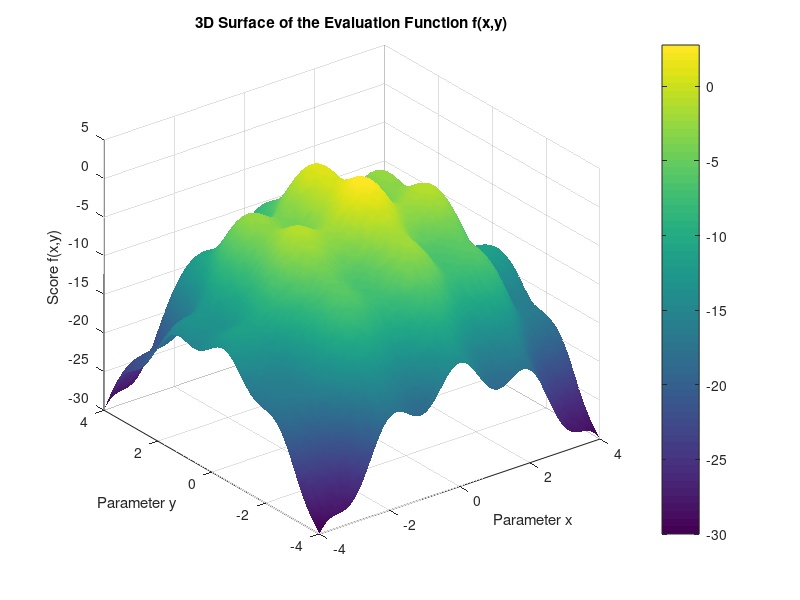

Recreate this plot in MATLAB. (Note: this script raises an error after producing the figure.)
%% ISC 3222 - Lab 5: Particle Swarm Optimization
% This script implements a Particle Swarm Optimizer to find the maximum
% of a given evaluation function and visualizes the process.

% Clear workspace, command window, and close all figures
clear;
clc;
close all;

%% Exercise 1: Create the Evaluation Function
% We define the evaluation function f(x, y) as a vectorized anonymous function
% to easily compute scores for all particles at once.
f = @(x,y) -x.^2 + 2.*cos(pi.*x) - y.^2 - sin(pi.*y);


%% Exercise 2: Plot the Evaluation Function
% To visualize the problem space, we create a 3D surface plot.

% Generate 100 linearly spaced points for x and y axes
x_grid = linspace(-4, 4, 100);
y_grid = linspace(-4, 4, 100);

% Create a 2D grid of x and y values
[X, Y] = meshgrid(x_grid, y_grid);

% Calculate the z value (score) for each point on the grid
Z = f(X, Y);

% Plot the surface
figure('Name', 'Evaluation Function Surface');
surf(X, Y, Z);
shading interp; % Smooths the coloring
colorbar;
title('3D Surface of the Evaluation Function f(x,y)');
xlabel('Parameter x');
ylabel('Parameter y');
zlabel('Score f(x,y)');


%% Exercise 3: Implement the Particle Swarm Optimizer
% Here we set up and run the PSO algorithm.

% --- PSO Parameters ---
n = 10;             % Number of individuals (particles)
n_steps = 100;      % Number of optimization steps
bounds = [-4, 4];   % Search space bounds for x and y
cp = 2.0;           % Cognitive (personal) coefficient
cg = 2.0;           % Social (group) coefficient

% Inertia weight 'w' decreases from 0.8 to 0 over the 100 steps
w = linspace(0.8, 0, n_steps);

% --- Initialization ---
% Initialize positions randomly within the search space
% pos is a 10x2 matrix: [x1, y1; x2, y2; ...]
pos = (bounds(2) - bounds(1)) * rand(n, 2) + bounds(1);

% Initialize velocities to zero for all particles
vel = zeros(n, 2);

% Initialize personal best positions and scores
bstPos = pos;
bstScores = f(pos(:,1), pos(:,2));

% Find the initial global best position and score
[max_score, idx] = max(bstScores);
bstScoreG = max_score;
bstPosG = pos(idx, :);

% Store history for plotting
pos_history = zeros(n, 2, n_steps);

% --- Setup for Movies (Exercises 4, 5, 6) ---
% Setup for 2D movie
fig2D = figure('Name', '2D PSO Animation');
vid2D = VideoWriter('pso_2d_animation.mp4', 'MPEG-4');
open(vid2D);

% Setup for 3D movie
fig3D = figure('Name', '3D PSO Animation');
set(fig3D, 'Position', [50, 50, 900, 700]); % Make window larger
vid3D = VideoWriter('pso_3d_animation.mp4', 'MPEG-4');
open(vid3D);


% --- Main Optimization Loop ---
for t = 1:n_steps
    
    % Generate random numbers for stochastic velocity update
    rp = rand(n, 2);
    rg = rand(n, 2);
    
    % Update velocity using the PSO formula
    % Note: Modern MATLAB implicitly expands bstPosG to match dimensions
    vel = w(t).*vel ...
        + cp.*rp.*(bstPos - pos) ...
        + cg.*rg.*(bstPosG - pos);
        
    % Update position
    pos = pos + vel;
    
    % --- Boundary Handling ---
    % If particles go beyond the [-4, 4] bounds, clamp them to the boundary.
    pos(pos < bounds(1)) = bounds(1);
    pos(pos > bounds(2)) = bounds(2);
    
    % Evaluate scores at new positions
    new_scores = f(pos(:,1), pos(:,2));
    
    % Update personal best positions
    update_idx = new_scores > bstScores;
    bstScores(update_idx) = new_scores(update_idx);
    bstPos(update_idx,:) = pos(update_idx,:);
    
    % Update global best position
    [max_step_score, idx] = max(bstScores);
    if max_step_score > bstScoreG
        bstScoreG = max_step_score;
        bstPosG = bstPos(idx, :);
    end
    
    % Store current positions for the movie
    pos_history(:,:,t) = pos;
    
    % --- Frame Generation for 2D Movie (Exercise 4) ---
    figure(fig2D);
    clf;
    contour(X, Y, Z, 20); % Background context
    hold on;
    plot(pos(:,1), pos(:,2), 'b.', 'MarkerSize', 20); % Particles
    plot(bstPosG(1), bstPosG(2), 'r*', 'MarkerSize', 15); % Global best
    hold off;
    xlim(bounds);
    ylim(bounds);
    title(sprintf('2D Particle Positions (Step: %d / %d)', t, n_steps));
    xlabel('Parameter x');
    ylabel('Parameter y');
    legend('Function Contour', 'Particles', 'Global Best');
    drawnow;
    
    % Write frame to 2D video
    frame = getframe(fig2D);
    writeVideo(vid2D, frame);

    % --- Frame Generation for 3D Movie (Exercises 5 & 6) ---
    figure(fig3D);
    clf;
    surf(X, Y, Z, 'FaceAlpha', 0.6, 'EdgeColor', 'none'); % Surface
    hold on;
    % Get z-values for current particle positions
    z_pos = f(pos(:,1), pos(:,2));
    plot3(pos(:,1), pos(:,2), z_pos, 'k.', 'MarkerSize', 25); % Particles on surface
    plot3(bstPosG(1), bstPosG(2), bstScoreG, 'r*', 'MarkerSize', 15, 'LineWidth', 2); % Global best
    hold off;
    title(sprintf('3D Particle Positions (Step: %d / %d)', t, n_steps));
    xlabel('Parameter x');
    ylabel('Parameter y');
    zlabel('Score f(x,y)');
    legend('', 'Particles', 'Global Best');
    zlim([min(Z(:))-2, max(Z(:))+2]); % Set z-limits
    
    % Change the viewing perspective for an interesting movie
    az = 120 * cos(t / n_steps * 2 * pi) - 30; % Azimuth rotates
    el = 25; % Elevation is fixed
    view(az, el); % Apply the new view
    
    drawnow;
    
    % Write frame to 3D video
    frame = getframe(fig3D);
    writeVideo(vid3D, frame);
    
end

% --- Finalization ---
% Close the video files
close(vid2D);
close(vid3D);

% Display the final results in the Command Window
fprintf('\n--- Optimization Complete ---\n');
fprintf('Found maximum score: %.4f\n', bstScoreG);
fprintf('at parameters (x, y) = (%.4f, %.4f)\n', bstPosG(1), bstPosG(2));
disp('Movies "pso_2d_animation.mp4" and "pso_3d_animation.mp4" have been saved.');